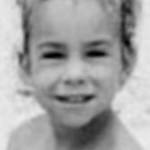
#> input picture db/in/child-in-2.png, 150 x 150 px
$ python -i main.py   (imports and definitions only)   (older library calls are emulated)
#> lines starting #> are read from the running program, lines starting #| are printed output that depends on the picture
#> further down, picture is the input picture: shape (150, 150); min 0, max 237, mean 162.2
import os
import cv2
import numpy as np
from numpy import linalg
import matplotlib.pyplot as plt

# from cv2 import cv2
#chuan hoa hinh anh về trung bin 0 và độc lệch chuẩn 1
def nomalise (img):
    normed = (img-np.mean(img))/(np.std(img))
    return normed


def hog(img_gray, cell_size=8, block_size=4, bins=9):
#> called with cell_size = 8, block_size = 4, bins = 9
    img = img_gray#ảnh xám
    h, w = img.shape#kích thước chiều cao chiều rộng của ảnh
#> h = 150; w = 150

    # gradient
    xkernel = np.array([[-1, 0, 1]])#bộ lọc ngang
    ykernel = np.array([[-1], [0], [1]])#bộ lọc dọc
    dx = cv2.filter2D(img, cv2.CV_32F, xkernel)#tính gradient theo hướng x của ảnh img, kqua là ma trận dx
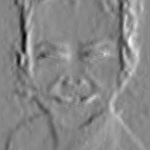
#> dx: shape (150, 150) float32; min -84, max 74, mean 0; drawn with min black and max white
    dy = cv2.filter2D(img, cv2.CV_32F, ykernel)#tính gradient theo hướng y của ảnh img
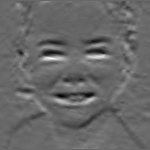
#> dy: shape (150, 150) float32; min -73, max 105, mean 0; drawn with min black and max white

    # histogram
    magnitude = np.sqrt(np.square(dx) + np.square(dy))#độ lớn gradient gx gy là căn bạc 2 tổng bình phuong
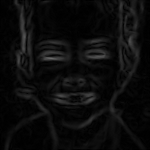
#> magnitude: shape (150, 150) float32; min 0, max 105.2, mean 12
    orientation = np.arctan(np.divide(dy, dx + 0.00001))  # phương gradient(radian), cộng 0.00001 vì mẫu rất nhỏ nên để tránh chia cho 0 thì cộng them vào
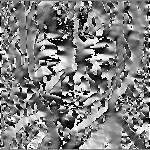
#> orientation: shape (150, 150) float32; min -1.57, max 1.57, mean 0.00747; drawn with min black and max white
    orientation = np.degrees(orientation) # chuyển radian sang độ, giá trị gốc là -90 -> 90
    orientation += 90  # cộng thêm 90 để góc chạy từ 0 đến 180 độ
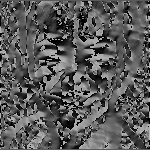
#> orientation: shape (150, 150) float32; min 7.63e-06, max 180, mean 90.4

    num_cell_x = w // cell_size  # sô lượng ô theo chiều ngang 150/8 =18
#> num_cell_x = 18
    num_cell_y = h // cell_size  # số lượng ô theo chiều dọc 150/8=18
#> num_cell_y = 18
    # print(num_cell_x)
    # print(num_cell_y)
    hist_tensor = np.zeros([num_cell_y, num_cell_x, bins])  # 18 x 18 x 9 khởi tạo ma trận hist_tensor với kích thước [num_cell_y, num_cell_x, bins], trong đó bins là số lượng bin trong histogram.
    for cx in range(num_cell_x):
        for cy in range(num_cell_y):
            ori = orientation[cy * cell_size : cy * cell_size + cell_size, cx * cell_size:cx * cell_size + cell_size]#góc
            mag = magnitude[cy * cell_size : cy * cell_size + cell_size, cx * cell_size:cx * cell_size + cell_size]#độ lớn
            # https://d...content-available-to-author-only...y.org/doc/numpy/reference/generated/numpy.histogram.html
            hist, _ = np.histogram(ori, bins=bins, range=(0, 180), weights=mag)  # tính histogram, kqua là 1-D vector, 9 elements = 9bins
            hist_tensor[cy, cx, :] = hist #Gán giá trị histogram (hist) cho vị trí tương ứng trong hist_tensor để lưu trữ histogram của mỗi ô
        pass
    pass

    # normalization
    redundant_cell = block_size - 1#1
    feature_tensor = np.zeros(
        [num_cell_y - redundant_cell, num_cell_x - redundant_cell, block_size * block_size * bins])#kích thước 17,17,36
    for bx in range(num_cell_x - redundant_cell):  # 17
        for by in range(num_cell_y - redundant_cell):  # 17
            by_from = by
            by_to = by + block_size
            bx_from = bx
            bx_to = bx + block_size
            v = hist_tensor[by_from:by_to, bx_from:bx_to, :].flatten()  # to 1-D array (vector) trải phẳng
            feature_tensor[by, bx, :] = v / linalg.norm(v, 2)
            # avoid NaN:
            if np.isnan(feature_tensor[by, bx, :]).any():  # avoid NaN (zero division)
                feature_tensor[by, bx, :] = v#chuẩn hóa

    return feature_tensor.flatten()

# [34 lines left out: functions extract, extract1, not called in this run]


def cosine_similarity(a, b):
    return np.dot(a.reshape(-1), b.reshape(-1)) / (np.linalg.norm(a) * np.linalg.norm(b))#dot(a,b) là tích vô hướng 2 vector a b, norm là độ dài 2 vector a b
#độ tương đồng cosine được trả về từ hàm là một giá trị từ 0 đến 1, trong đó giá trị gần 1 cho thấy hai vector có độ tương đồng cao


# [9 lines left out: function clear_ift, not called in this run]


# [76 lines not run here, left out]

>>> import cv2
>>> picture = cv2.imread('db/in/child-in-2.png', cv2.IMREAD_GRAYSCALE)
>>> result = hog(picture)

$ run again, on db/in/child-in-1.png
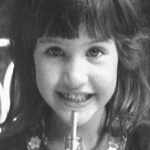
#> input picture db/in/child-in-1.png, 150 x 150 px
#> picture is the input picture: shape (150, 150); min 37, max 255, mean 105.3
#> in hog, `magnitude = np.sqrt(np.square(dx) + np.square(dy))#độ lớn gradient gx ..`:
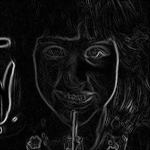
#> magnitude: shape (150, 150) float32; min 0, max 222.8, mean 18.7
#> in hog, `orientation += 90`:
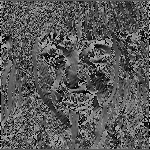
#> orientation: shape (150, 150) float32; min 7.63e-06, max 180, mean 89.7

$ run again, on db/in/child-in-10.png
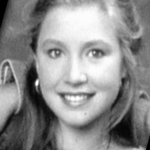
#> input picture db/in/child-in-10.png, 150 x 150 px
#> picture is the input picture: shape (150, 150); min 0, max 255, mean 140.7
#> in hog, `magnitude = np.sqrt(np.square(dx) + np.square(dy))#độ lớn gradient gx ..`:
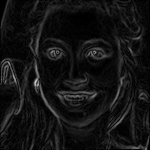
#> magnitude: shape (150, 150) float32; min 0, max 202.7, mean 19.8
#> in hog, `orientation += 90`:
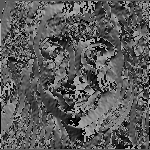
#> orientation: shape (150, 150) float32; min 7.63e-06, max 180, mean 91.7

$ run again, on db/in/child-in-11.png
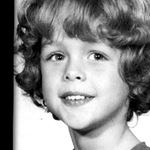
#> input picture db/in/child-in-11.png, 150 x 150 px
#> picture is the input picture: shape (150, 150); min 0, max 255, mean 137.4
#> in hog, `magnitude = np.sqrt(np.square(dx) + np.square(dy))#độ lớn gradient gx ..`:
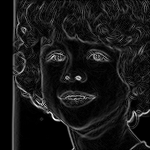
#> magnitude: shape (150, 150) float32; min 0, max 302.9, mean 28; drawn with min black and max white
#> in hog, `orientation += 90`:
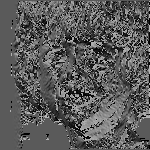
#> orientation: shape (150, 150) float32; min 7.63e-06, max 180, mean 90.7
